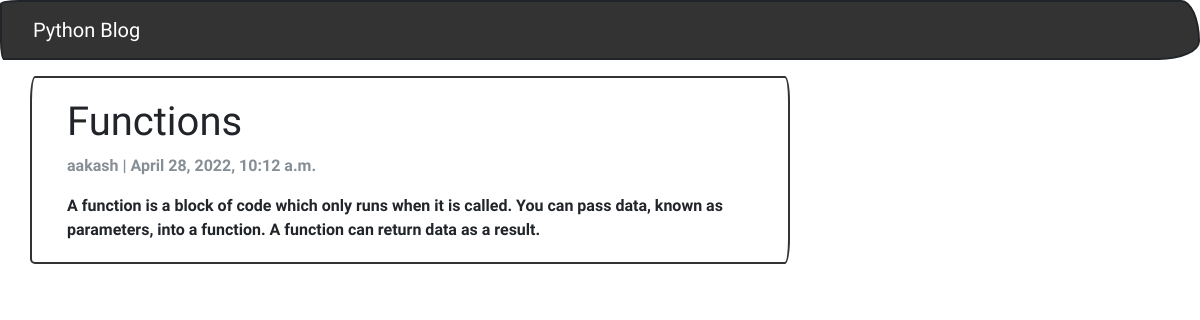
Screenshot of /third_lesson/ with the database file from the repository.
### blog_app/models.py (models this page shows, shortened)
class Post(models.Model):
  title =  models.CharField(max_length=200, unique=True)
  slug =   models.SlugField(max_length=200, unique=True)
  author = models.ForeignKey(User, on_delete=models.CASCADE, related_name='blog_posts')
  created_on = models.DateTimeField(auto_now_add=True)
  updated_on = models.DateTimeField(auto_now=True)
  content = models.TextField()
  status = models.IntegerField(choices=STATUS, default=0)
  class Meta:
    ordering = ['-created_on']

### blog_app/views.py (the view)
# urls.py: path('<slug:slug>/', views.DetailView.as_view(), name="post_detail"),
class DetailView(generic.DetailView):
  model = Post
  template_name = 'post_detail.html'

### blog_app/templates/post_detail.html
{% extends 'base.html' %}
{% block content %}
<div class="container">
  <div class="row">
    <div class="col-md-8 card mb-4  mt-3 left  top">
      <div class="card-body">
        <h1>{% block title %} {{ object.title }} {% endblock title %}</h1>
        <p class=" text-muted">{{ post.author }} | {{ post.created_on }}</p>
        <p class="card-text ">{{ object.content | safe }}</p>
      </div>
</div>
{% endblock content %}

### rows the page displays
Post: title "Functions", author "aakash", created_on "April 28, 2022, 10:12 a.m.", content "A function is a block of code which only runs when it is called. You can pass data, known as parameters, into a function. A function can return data as a result."
